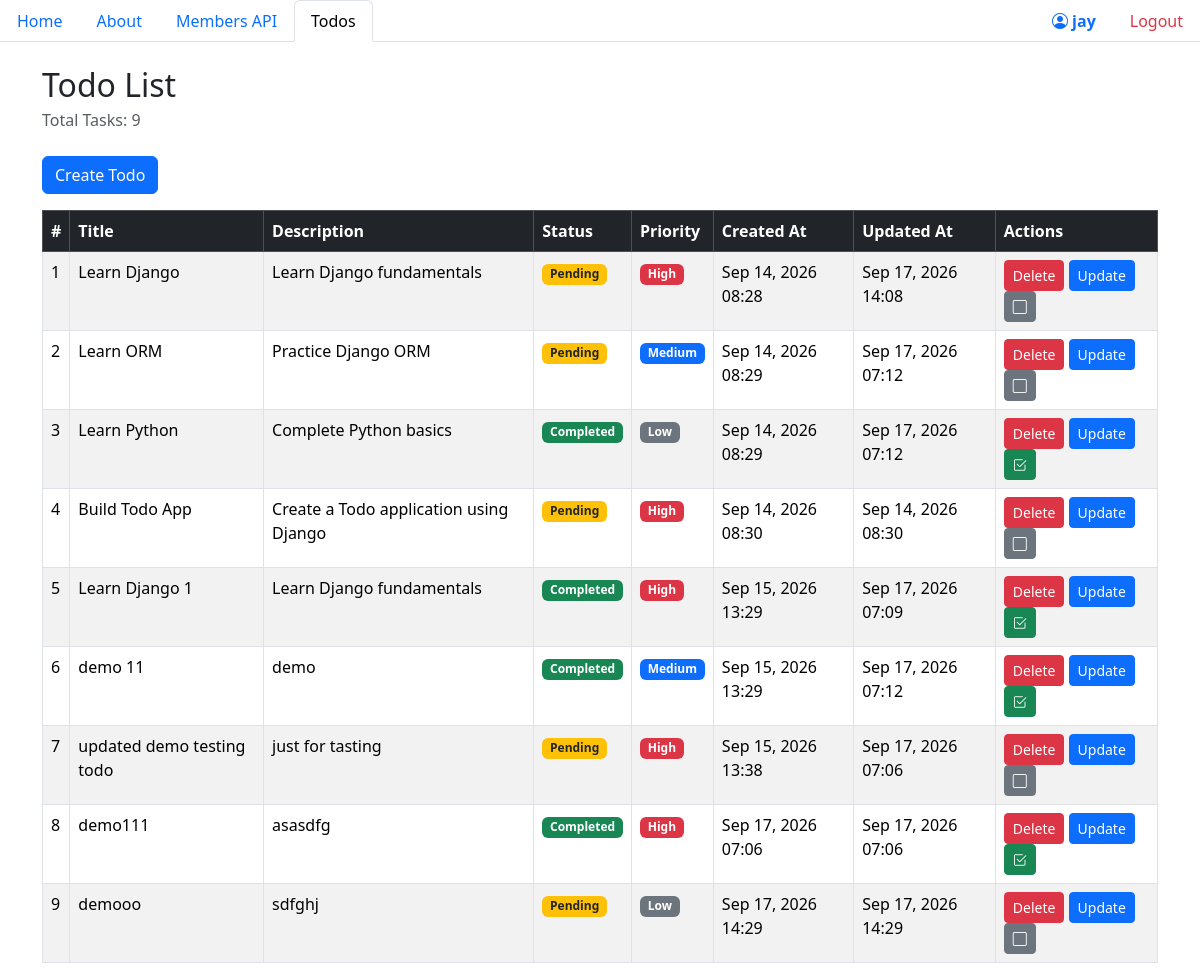
Page /todo/ (signed in) on the earlier database version.
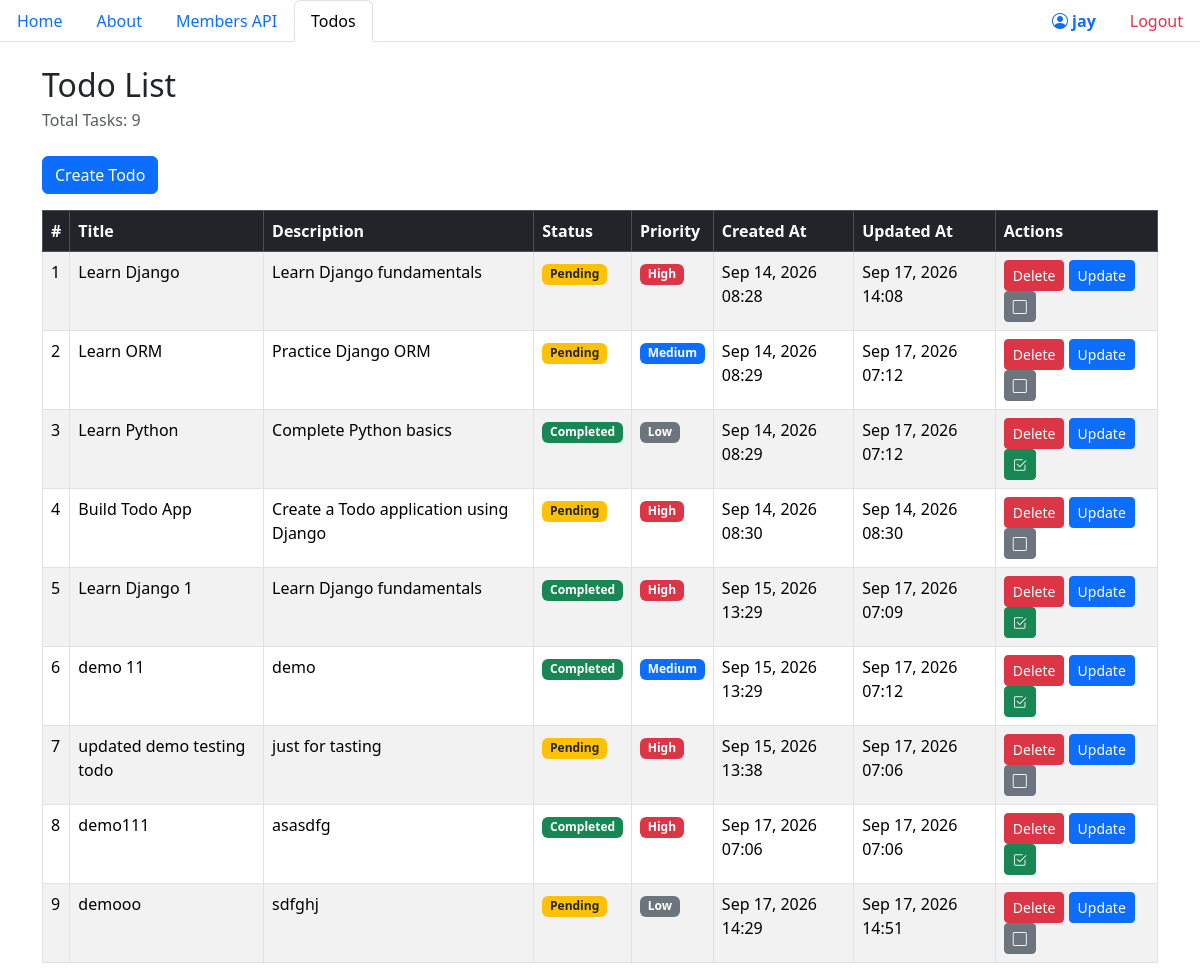
Same page on the later database version.
### todo/models.py (models this page shows, shortened)
class Todo(models.Model):
    status_choices = [
        ('PENDING', 'Pending'),
        ('COMPLETED', 'Completed'),
    ]
    id = models.IntegerField(primary_key=True)
    title = models.CharField(max_length=100)
    description = models.TextField()
    status = models.CharField(max_length=20 , choices=status_choices , default='PENDING')
    priority_choices = [
        ('LOW', 'Low'),
        ('MEDIUM', 'Medium'),
        ('HIGH', 'High'),
    ]
    priority = models.CharField(max_length=20 , choices=priority_choices , default='LOW')
    created_at = models.DateTimeField(auto_now_add=True)
    updated_at = models.DateTimeField(auto_now=True)

### todo/views.py (the view)
# urls.py: path("todo/", include("todo.urls")),
@login_required(login_url="/auth/login_user")
@permission_required("todo.view_todo")
def todo(request):
    my_todo = list(Todo.objects.all())
    return render(request, "todo/todo.html" , {"todos" : my_todo})

### todo/templates/todo/todo.html (shortened to what this page needs)
{% extends 'nevbar.html' %}
{% block content %}
<div class="container mt-4">
    <h2 class="mb-1">Todo List</h2>
    <p class="text-muted mb-4">Total Tasks: {{ todos|length }}</p>
    <a href="create_todo" class="btn btn-primary mb-3">Create Todo</a>
    <table class="table table-bordered table-striped table-hover">
        <thead class="table-dark">
            <tr>
                <th>#</th>
                <th>Title</th>
                <th>Description</th>
                <th>Status</th>
                <th>Priority</th>
                <th>Created At</th>
                <th>Updated At</th>
                <th>Actions</th>
            </tr>
        </thead>
        <tbody>
            {% for todo in todos %}
            <tr>
                <td>{{ forloop.counter }}</td>
                <td>{{ todo.title }}</td>
                <td>{{ todo.description }}</td>
                <td>
                    {% if todo.status == 'COMPLETED' %}
                        <span class="badge bg-success">Completed</span>
                    {% else %}
                        <span class="badge bg-warning text-dark">Pending</span>
                    {% endif %}
                </td>
                <td>
                    {% if todo.priority == 'HIGH' %}
                        <span class="badge bg-danger">High</span>
                    {% elif todo.priority == 'MEDIUM' %}
                        <span class="badge bg-primary">Medium</span>
                    {% else %}
                        <span class="badge bg-secondary">Low</span>
                    {% endif %}
                </td>
                <td>{{ todo.created_at|date:"M d, Y H:i" }}</td>
                <td>{{ todo.updated_at|date:"M d, Y H:i" }}</td>
                {% if user.custom_user.is_admin or user.is_superuser %}
                <td>
                    <a href="{% url 'delete_todo' todo.id %}" class="btn btn-danger btn-sm">Delete</a>
                    <a href="{% url 'update_todo' todo.id %}" class="btn btn-primary btn-sm">Update</a>
                    {% if todo.status == 'COMPLETED' %}
                        <a href="{% url 'status_todo' todo.id %}" class="btn btn-success btn-sm" title="Mark as Pending">
                            <i class="bi bi-check2-square"></i>
                        </a>
                    {% else %}
                        <a href="{% url 'status_todo' todo.id %}" class="btn btn-secondary btn-sm" title="Mark as Completed">
                            <i class="bi bi-square"></i>
                        </a>
                    {% endif %}
                </td>
                {% endif %}
            </tr>
            {% empty %}
            <tr>
                <td colspan="7" class="text-center text-muted">No todos found.</td>
            </tr>
            {% endfor %}
        </tbody>
    </table>
</div>
{% endblock %}

Differences in the rows shown:
changed Todo "demooo": updated_at "Sep 17, 2026 14:29" → "Sep 17, 2026 14:51"
